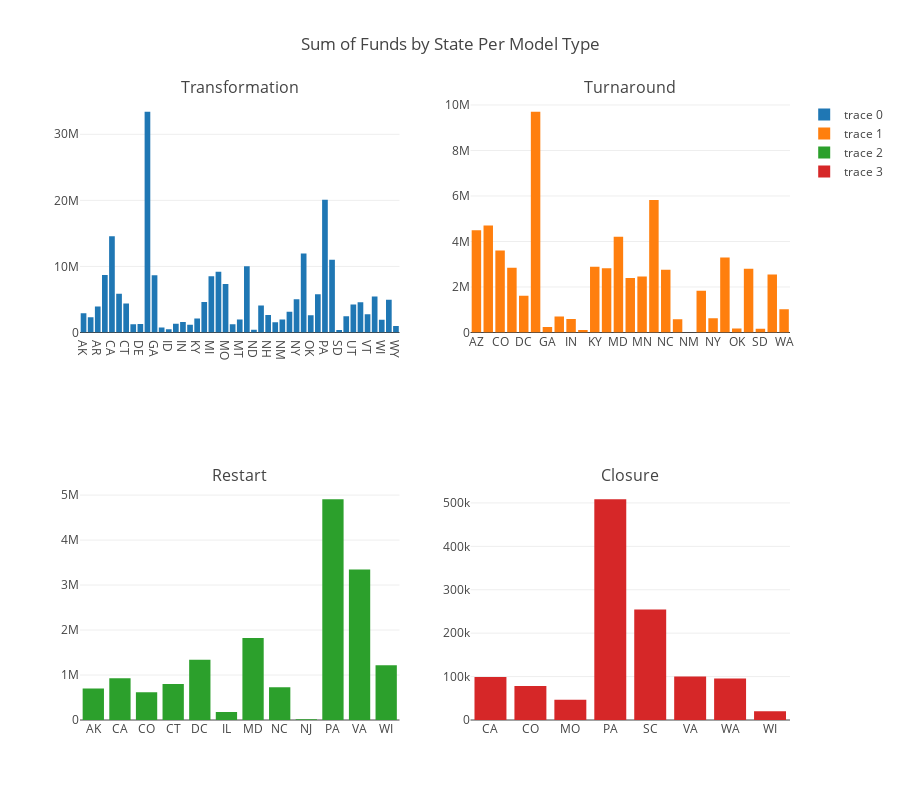

The code cell stored with this chart in its notebook:
### Markdown cell above
===========================================================================================================

This plot displays the total funds allocated to each state in the top subplot while also displaying the count of models chosen by each state in the bottom subplot. Each plot is interactive. The top plot contains one record for each state, while the bottom subplot holds multiple records corresponding by the types of models chosen by states. This plot helps highlight the states where most of the money was received, the bottom plot shows the most prevailing model choice by the schools. This bottom plots is also representative of the amount of schools receiving funding, 1 model count per school. This allows us to see which states recieve the most funding, what the prevailing model choice is per state. It seems that Transformation is most popular model. What is interesting to note is that California, Florida, and Pennsylvania are the three leading states that received the most funding. However when we look at the model count plot, we can see that california is the leading state that has the most schools receiving funding, surpassing even Florida. For certain model types, namely the Transformation model, California even surpasses Florida. Compare this to the Total funds allocated to each state. Florida receives nearly twice the amount of funding that California receives. Florida by far receives the most money overall. Furthermore, compare Pennsylvania with California, Pennsylvania has less schools than California yet it receives more money than California. This is indicative that Pennsylvania receives more money per school than California. 

To really get a look into where the differences lie, I used the plot below to answer the 5th question, "What is the total amount of funding that each state receives based upon model type?":


### Plot 3:

============================================================================================================

### Code cell
plotly.offline.iplot(fig3)

### Figure 1 — Plotly figure (JSON) as saved in the notebook; plotly's stock layout.template omitted (floating-point values rounded to 4 significant figures)
{"data": [{"type": "bar", "uid": "5819556c-e08e-11e8-bc57-dc536018224d", "x": ["AK", "AL", "AR", "AZ", "CA", "CO", "CT", "DC", "DE", "FL", "GA", "IA", "ID", "IL", "IN", "KS", "KY", "MA", "MI", "MN", "MO", "MS", "MT", "NC", "ND", "NE", "NH", "NJ", "NM", "NV", "NY", "OH", "OK", "OR", "PA", "SC", "SD", "TN", "UT", "VA", "VT", "WA", "WI", "WV", "WY"], "xaxis": "x", "y": [2909713, 2300782, 3936109, 8685637, 14554422, 5861183, 4400000, 1246050, 1303216, 33431203, 8654277, 761235, 496680, 1316871, 1601637, 1162657, 2136522, 4618539, 8496883, 9176845, 7340211, 1250153, 1961690, 10037563, 418574, 4078079, 2661604, 1562189, 1975045, 3154732, 5044710, 11965852, 2596742, 5792028, 20095831, 11018384, 362759, 2445506, 4251625, 4560685, 2750483, 5448243, 1938098, 4961093, 1002682], "yaxis": "y"}, {"type": "bar", "uid": "5819556d-e08e-11e8-bc57-dc536018224d", "x": ["AZ", "CA", "CO", "CT", "DC", "FL", "GA", "IL", "IN", "KS", "KY", "MA", "MD", "MI", "MN", "MO", "NC", "NJ", "NM", "NV", "NY", "OH", "OK", "PA", "SD", "TN", "WA"], "xaxis": "x2", "y": [4495708, 4705523, 3599285, 2841137, 1613284, 9707656, 238652, 700502, 590130, 108003, 2889416, 2822727, 4210857, 2396747, 2456552, 5828064, 2758886, 578585, 125, 1836836, 624141, 3300934, 173743, 2803122, 168131, 2552202, 1025648], "yaxis": "y2"}, {"type": "bar", "uid": "5819556e-e08e-11e8-bc57-dc536018224d", "x": ["AK", "CA", "CO", "CT", "DC", "IL", "MD", "NC", "NJ", "PA", "VA", "WI"], "xaxis": "x3", "y": [697703, 927834, 619609, 800000, 1340005, 179737, 1822720, 730689, 17529, 4910481, 3348305, 1217998], "yaxis": "y3"}, {"type": "bar", "uid": "5819556f-e08e-11e8-bc57-dc536018224d", "x": ["CA", "CO", "MO", "PA", "SC", "VA", "WA", "WI"], "xaxis": "x4", "y": [99045, 78155, 46872, 508773, 254323, 100000, 95320, 20000], "yaxis": "y4"}], "layout": {"annotations": [{"font": {"size": 16}, "showarrow": false, "text": "Transformation", "x": 0.225, "xanchor": "center", "xref": "paper", "y": 1, "yanchor": "bottom", "yref": "paper"}, {"font": {"size": 16}, "showarrow": false, "text": "Turnaround", "x": 0.775, "xanchor": "center", "xref": "paper", "y": 1, "yanchor": "bottom", "yref": "paper"}, {"font": {"size": 16}, "showarrow": false, "text": "Restart", "x": 0.225, "xanchor": "center", "xref": "paper", "y": 0.375, "yanchor": "bottom", "yref": "paper"}, {"font": {"size": 16}, "showarrow": false, "text": "Closure", "x": 0.775, "xanchor": "center", "xref": "paper", "y": 0.375, "yanchor": "bottom", "yref": "paper"}], "height": 800, "title": "Sum of Funds by State Per Model Type", "width": 900, "xaxis": {"anchor": "y", "autorange": true, "domain": [0, 0.45], "range": [-0.5, 44.5], "type": "category"}, "xaxis2": {"anchor": "y2", "autorange": true, "domain": [0.55, 1], "range": [-0.5, 26.5], "type": "category"}, "xaxis3": {"anchor": "y3", "autorange": true, "domain": [0, 0.45], "range": [-0.5, 11.5], "type": "category"}, "xaxis4": {"anchor": "y4", "autorange": true, "domain": [0.55, 1], "range": [-0.5, 7.5], "type": "category"}, "yaxis": {"anchor": "x", "autorange": true, "domain": [0.625, 1], "range": [0, 35190740], "type": "linear"}, "yaxis2": {"anchor": "x2", "autorange": true, "domain": [0.625, 1], "range": [0, 10220000.0], "type": "linear"}, "yaxis3": {"anchor": "x3", "autorange": true, "domain": [0, 0.375], "range": [0, 5169000.0], "type": "linear"}, "yaxis4": {"anchor": "x4", "autorange": true, "domain": [0, 0.375], "range": [0, 535600.0], "type": "linear"}}}
